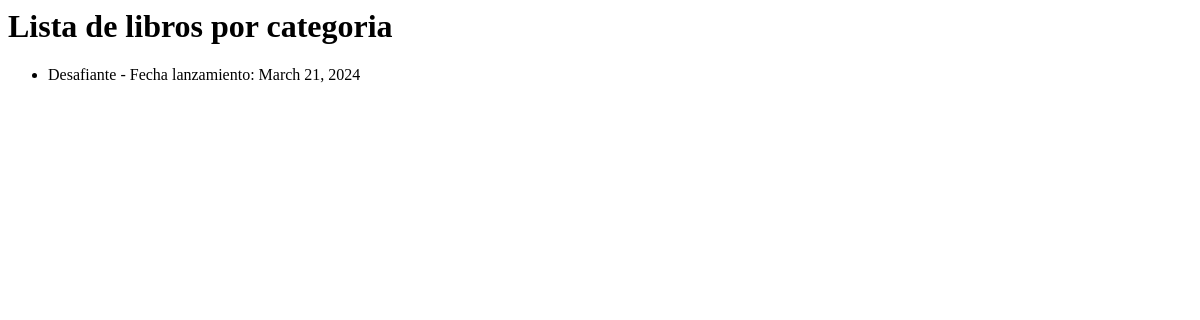
Before: /libros/categoria with the older database file.
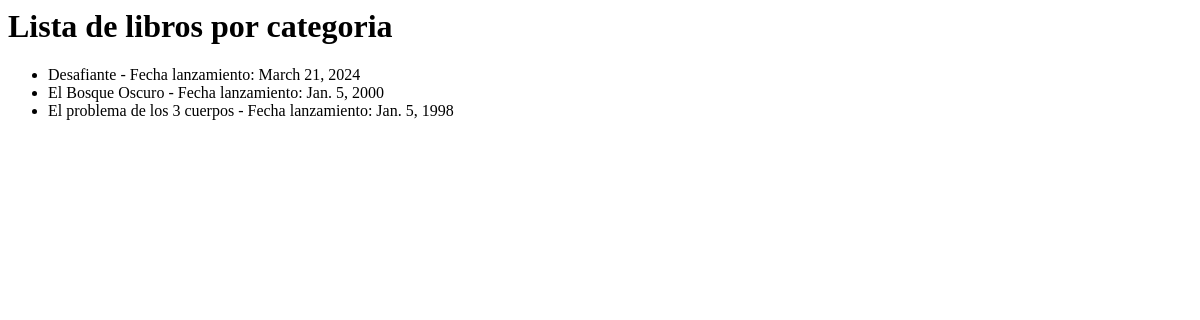
After: the same page with the newer database file.
### applications/libro/models.py (models this page shows, shortened)
class Libro(models.Model):
    categoria = models.ForeignKey(
        Categoria,
        on_delete=models.CASCADE,
        related_name='categoria_libro'
    )
    autores = models.ManyToManyField(Autor)
    titulo = models.CharField(
        max_length=50
    )
    fecha = models.DateField("Fecha de lanzamiento")
    portada = models.ImageField(upload_to="portal")
    visitas = models.PositiveIntegerField()
    stock = models.PositiveIntegerField(
        default=0
    )
    objects = LibroManager()
    class Meta:
        verbose_name = "Libro"
        verbose_name_plural = "Libros"
        ordering = ["titulo", "fecha"]

### applications/libro/views.py (the view)
class ListLibrosCategoria(ListView):
    model = Libro
    context_object_name = 'lista_libros'
    template_name = 'libro/listaCategoria.html'
    def get_queryset(self):
        return Libro.objects.listar_libros_categoria('2')

### applications/libro/managers.py (called while the page is built)
    def listar_libros_categoria(self, id_categoria):
        return self.filter(
            categoria__id=id_categoria
        ).order_by(
            'titulo'
        )

### templates/libro/listaCategoria.html
<h1>Lista de libros por categoria</h1>
<ul>
    {% for libro in lista_libros %}
        <li>{{ libro.titulo }} - Fecha lanzamiento: {{ libro.fecha }}</li>
    {% endfor %}
</ul>

Changed rows visible on the page:
added Libro: titulo "El Bosque Oscuro", fecha "Jan. 5, 2000"
added Libro: titulo "El problema de los 3 cuerpos", fecha "Jan. 5, 1998"
